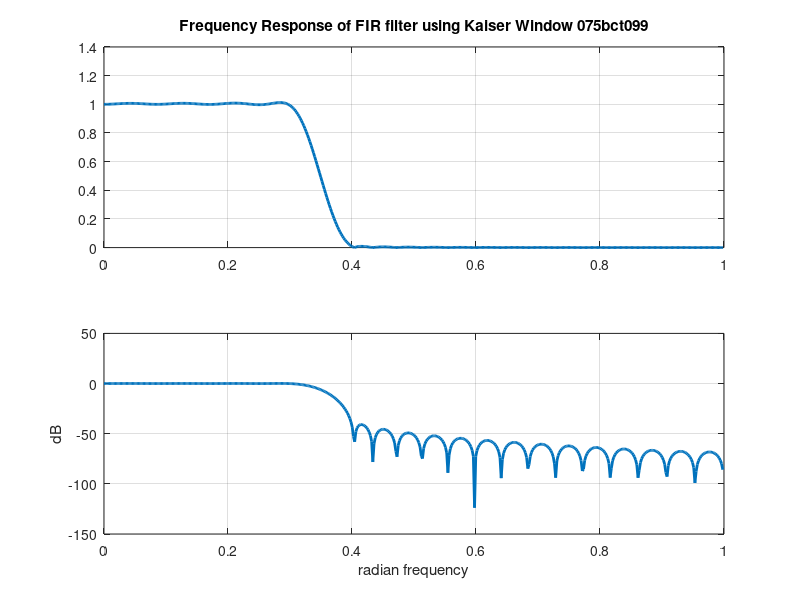

MATLAB code for this plot: (Note: this script raises an error after producing the figure.)
pkg load signal;

wsample = 100;
wp = 15;
ws = 20;
wpn = 2*wp/wsample;
wsn = 2*ws/wsample;
wn = (wpn + wsn)/2;
Rs = 40;
beta = 0.5842.*(Rs-21)^0.4+0.07886.*(Rs-21);
dw = (wsn - wpn)/2;
M = ((Rs-7.95)./(14.36*dw)) + 1;
N = round(M);
Kaiser_window_length = N
wk = kaiser(N,beta);
bk = fir1(N-1,wn,wk);
[H,w] = freqz(bk,1,512);
subplot(2,1,1);
plot(w/pi,abs(H), 'linewidth', 2);
title('Frequency Response of FIR filter using Kaiser Window 075bct099');
grid on;
subplot(2,1,2);
plot(w/pi,20*log10(abs(H)), 'linewidth', 2);
xlabel('radian frequency');
ylabel('dB');
grid on;
figure('Name','impulse response');
nk = 0:N-1;dimpulse(nk,bk);
title('Impulse Response of the FIR filter');
grid on;
